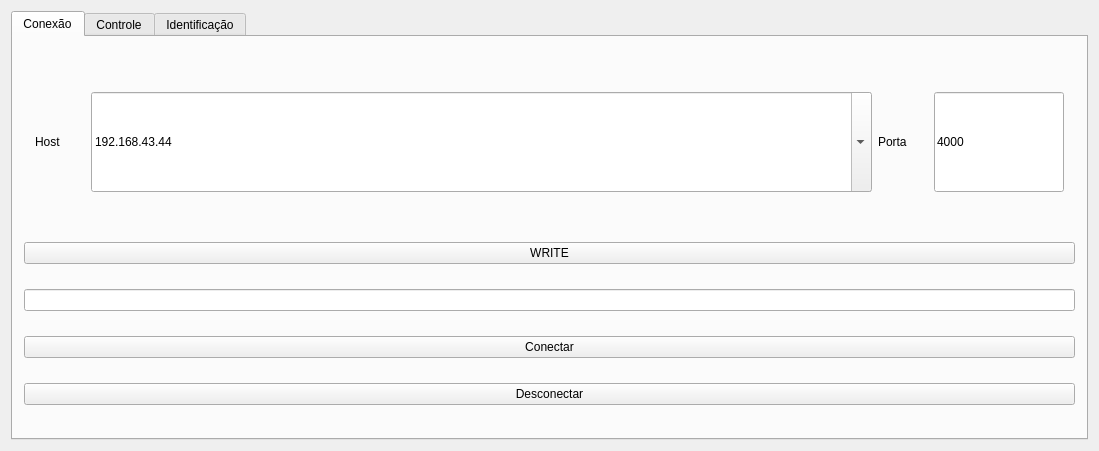
<?xml version="1.0" encoding="UTF-8"?>
<ui version="4.0">
 <class>MainWindow</class>
 <widget class="QMainWindow" name="MainWindow">
  <property name="geometry">
   <rect>
    <x>0</x>
    <y>0</y>
    <width>1099</width>
    <height>451</height>
   </rect>
  </property>
  <property name="windowTitle">
   <string>Controle De Nível</string>
  </property>
  <widget class="QWidget" name="centralWidget">
   <layout class="QGridLayout" name="gridLayout_2">
    <item row="0" column="0">
     <widget class="QTabWidget" name="tabWidget">
      <property name="currentIndex">
       <number>0</number>
      </property>
      <widget class="QWidget" name="tab">
       <attribute name="title">
        <string>Conexão</string>
       </attribute>
       <layout class="QGridLayout" name="gridLayout">
        <item row="0" column="0">
         <widget class="QWidget" name="widget" native="true">
          <property name="minimumSize">
           <size>
            <width>0</width>
            <height>120</height>
           </size>
          </property>
          <property name="maximumSize">
           <size>
            <width>16777215</width>
            <height>150</height>
           </size>
          </property>
          <layout class="QHBoxLayout" name="horizontalLayout_2">
           <item>
            <widget class="QLabel" name="HostLabel">
             <property name="maximumSize">
              <size>
               <width>50</width>
               <height>16777215</height>
              </size>
             </property>
             <property name="text">
              <string>Host</string>
             </property>
            </widget>
           </item>
           <item>
            <widget class="QComboBox" name="HostInput">
             <property name="minimumSize">
              <size>
               <width>150</width>
               <height>100</height>
              </size>
             </property>
             <property name="editable">
              <bool>true</bool>
             </property>
             <item>
              <property name="text">
               <string>192.168.43.44</string>
              </property>
             </item>
             <item>
              <property name="text">
               <string>10.0.0.101</string>
              </property>
             </item>
            </widget>
           </item>
           <item>
            <widget class="QLabel" name="PortaLabel">
             <property name="maximumSize">
              <size>
               <width>50</width>
               <height>16777215</height>
              </size>
             </property>
             <property name="text">
              <string>Porta</string>
             </property>
            </widget>
           </item>
           <item>
            <widget class="QLineEdit" name="PortaInput">
             <property name="minimumSize">
              <size>
               <width>130</width>
               <height>100</height>
              </size>
             </property>
             <property name="maximumSize">
              <size>
               <width>80</width>
               <height>16777215</height>
              </size>
             </property>
             <property name="text">
              <string>4000</string>
             </property>
            </widget>
           </item>
          </layout>
         </widget>
        </item>
        <item row="5" column="0">
         <widget class="QPushButton" name="Desconectar">
          <property name="maximumSize">
           <size>
            <width>16777215</width>
            <height>16777215</height>
           </size>
          </property>
          <property name="text">
           <string>Desconectar</string>
          </property>
         </widget>
        </item>
        <item row="4" column="0">
         <widget class="QPushButton" name="Conectar">
          <property name="text">
           <string>Conectar</string>
          </property>
         </widget>
        </item>
        <item row="3" column="0">
         <widget class="QLineEdit" name="lineEdit"/>
        </item>
        <item row="2" column="0">
         <widget class="QPushButton" name="pushButton">
          <property name="text">
           <string>WRITE</string>
          </property>
         </widget>
        </item>
       </layout>
      </widget>
      <widget class="QWidget" name="tab_4">
       <attribute name="title">
        <string>Controle</string>
       </attribute>
       <widget class="QWidget" name="sinalControle" native="true">
        <property name="geometry">
         <rect>
          <x>0</x>
          <y>-1</y>
          <width>531</width>
          <height>301</height>
         </rect>
        </property>
       </widget>
       <widget class="QWidget" name="SinalSaida" native="true">
        <property name="geometry">
         <rect>
          <x>530</x>
          <y>0</y>
          <width>541</width>
          <height>301</height>
         </rect>
        </property>
       </widget>
       <widget class="QWidget" name="layoutWidget">
        <property name="geometry">
         <rect>
          <x>40</x>
          <y>310</y>
          <width>781</width>
          <height>91</height>
         </rect>
        </property>
        <layout class="QGridLayout" name="gridLayout_3">
         <item row="0" column="0">
          <widget class="QLabel" name="label">
           <property name="text">
            <string>KP</string>
           </property>
          </widget>
         </item>
         <item row="0" column="1">
          <widget class="QLineEdit" name="Kp"/>
         </item>
         <item row="0" column="2">
          <widget class="QLabel" name="label_2">
           <property name="text">
            <string>KI</string>
           </property>
          </widget>
         </item>
         <item row="0" column="3">
          <widget class="QLineEdit" name="Ki"/>
         </item>
         <item row="0" column="4">
          <widget class="QLabel" name="label_3">
           <property name="text">
            <string>KD</string>
           </property>
          </widget>
         </item>
         <item row="0" column="5">
          <widget class="QLineEdit" name="Kd"/>
         </item>
         <item row="1" column="1">
          <widget class="QLineEdit" name="ref"/>
         </item>
         <item row="1" column="0">
          <widget class="QLabel" name="label_5">
           <property name="text">
            <string>Referencia</string>
           </property>
          </widget>
         </item>
         <item row="1" column="3" colspan="3">
          <widget class="QPushButton" name="controle">
           <property name="text">
            <string>Iniciar Controle</string>
           </property>
          </widget>
         </item>
        </layout>
       </widget>
      </widget>
      <widget class="QWidget" name="tab_5">
       <attribute name="title">
        <string>Identificação</string>
       </attribute>
       <widget class="QWidget" name="sinalControle_2" native="true">
        <property name="geometry">
         <rect>
          <x>0</x>
          <y>0</y>
          <width>551</width>
          <height>301</height>
         </rect>
        </property>
       </widget>
       <widget class="QWidget" name="SinalSaida_2" native="true">
        <property name="geometry">
         <rect>
          <x>550</x>
          <y>0</y>
          <width>521</width>
          <height>301</height>
         </rect>
        </property>
       </widget>
       <widget class="QWidget" name="layoutWidget">
        <property name="geometry">
         <rect>
          <x>50</x>
          <y>320</y>
          <width>771</width>
          <height>81</height>
         </rect>
        </property>
        <layout class="QGridLayout" name="gridLayout_4">
         <item row="1" column="0">
          <widget class="QLabel" name="label_7">
           <property name="text">
            <string>Nível Minimo</string>
           </property>
          </widget>
         </item>
         <item row="1" column="1" colspan="3">
          <widget class="QLineEdit" name="NivelMin">
           <property name="text">
            <string>0</string>
           </property>
          </widget>
         </item>
         <item row="3" column="1">
          <widget class="QLabel" name="valorPWM">
           <property name="text">
            <string>0</string>
           </property>
          </widget>
         </item>
         <item row="3" column="0">
          <widget class="QLabel" name="label_4">
           <property name="text">
            <string>Ajuste do Sinal de PWM =</string>
           </property>
          </widget>
         </item>
         <item row="0" column="1" colspan="3">
          <widget class="QLineEdit" name="NivelMax">
           <property name="text">
            <string>20</string>
           </property>
          </widget>
         </item>
         <item row="0" column="0">
          <widget class="QLabel" name="label_6">
           <property name="text">
            <string>Nivel Máximo</string>
           </property>
          </widget>
         </item>
         <item row="3" column="2" colspan="4">
          <widget class="QScrollBar" name="horizontalScrollBar">
           <property name="minimum">
            <number>1</number>
           </property>
           <property name="maximum">
            <number>255</number>
           </property>
           <property name="orientation">
            <enum>Qt::Horizontal</enum>
           </property>
          </widget>
         </item>
         <item row="0" column="4" rowspan="2" colspan="2">
          <widget class="QPushButton" name="identificacao">
           <property name="text">
            <string>Iniciar A Aquisição de Informações</string>
           </property>
          </widget>
         </item>
        </layout>
       </widget>
      </widget>
     </widget>
    </item>
   </layout>
  </widget>
 </widget>
 <layoutdefault spacing="6" margin="11"/>
 <resources/>
 <connections/>
</ui>
